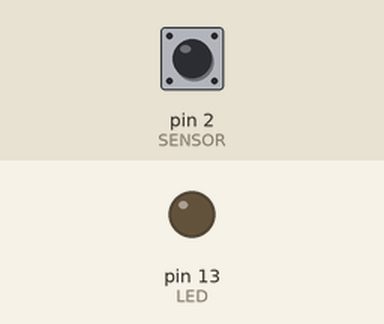
Recording of a sketch running on a simulated Arduino Uno, built with avr-gcc and run on an emulated ATmega328P. On the bench: output pins drawn as LEDs (lit = HIGH). Dashed ring = blinking. The test bench sets the inputs (shaded band); at power-on: pin 2 (SENSOR) HIGH. What the sketch prints to the serial monitor is not drawn.

Above: at 1.2 s.
1.3 s: pin 2 (SENSOR) driven LOW
At 1.8 s:
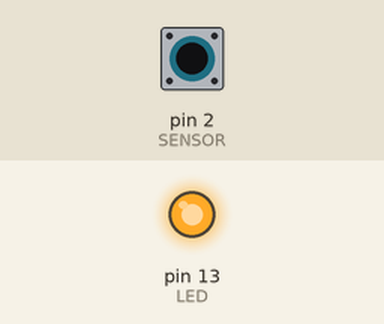
2.8 s: pin 2 (SENSOR) driven HIGH
At 4.1 s:
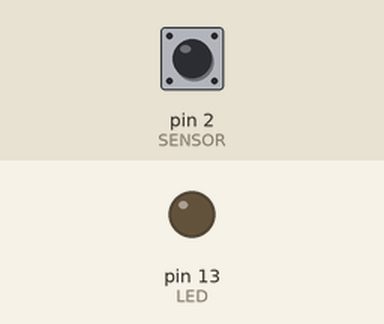
5.4 s: pin 2 (SENSOR) pulsed LOW 2 times (0.12 s each, 0.3 s apart)
At 5.76 s:
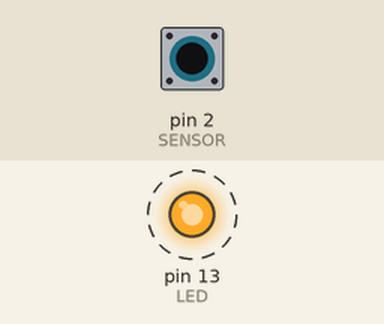
7.5 s: pin 2 (SENSOR) pulsed LOW 5 times (0.12 s each, 0.3 s apart)
At 10.3 s:
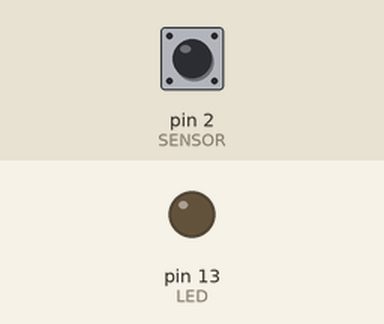
Timing chart, 0 to 11.5 s (numbered marks = the images above; inputs shaded):
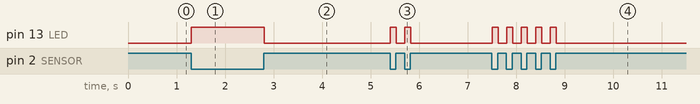

Measured:
- after the input at 1.3 s, pin 13 (LED): LOW → HIGH at once
- after the input at 2.8 s, pin 13 (LED): HIGH → LOW at once
- after the input at 5.4 s, pin 13 (LED): alternates HIGH for 0.12 s and LOW for 0.18 s, 4 changes in all, then stays LOW, starting at once
- after the input at 7.5 s, pin 13 (LED): alternates HIGH for 0.12 s and LOW for 0.18 s, 10 changes in all, then stays LOW, starting at once

The sketch:

Prueba_con_istruccion_if.ino
```cpp
int LED=13; // Declaramos un pin  digital con el nombre LED
int SENSOR=2; // Declaramos un pin digital con el nombre SENSOR
int ESTADO=1; // Declaramos una variable de tipo entero llamado ESTADO

void setup() {
pinMode(LED, OUTPUT); // Declaramos el pin llamado LED como una salida
pinMode(SENSOR, INPUT); // Declaramos el pin llamado SENSOR como una entrada
Serial.begin(9600); // Inicializamos el monitor serial a 9600 baudios
}

void loop() {
ESTADO =digitalRead(SENSOR); // Se hace la lectura digital del sensor

if(ESTADO==0){
digitalWrite(LED, HIGH); // Si nuestra variable esta en alto o en 1 nuestro LED encendera
Serial.print("LED ENCENDIDO");
}
else{
digitalWrite(LED, LOW); // Si la variable no esta en 0 entoces nuestro LED estara apagado
Serial.print("LED APAGADO");
}

}
```
